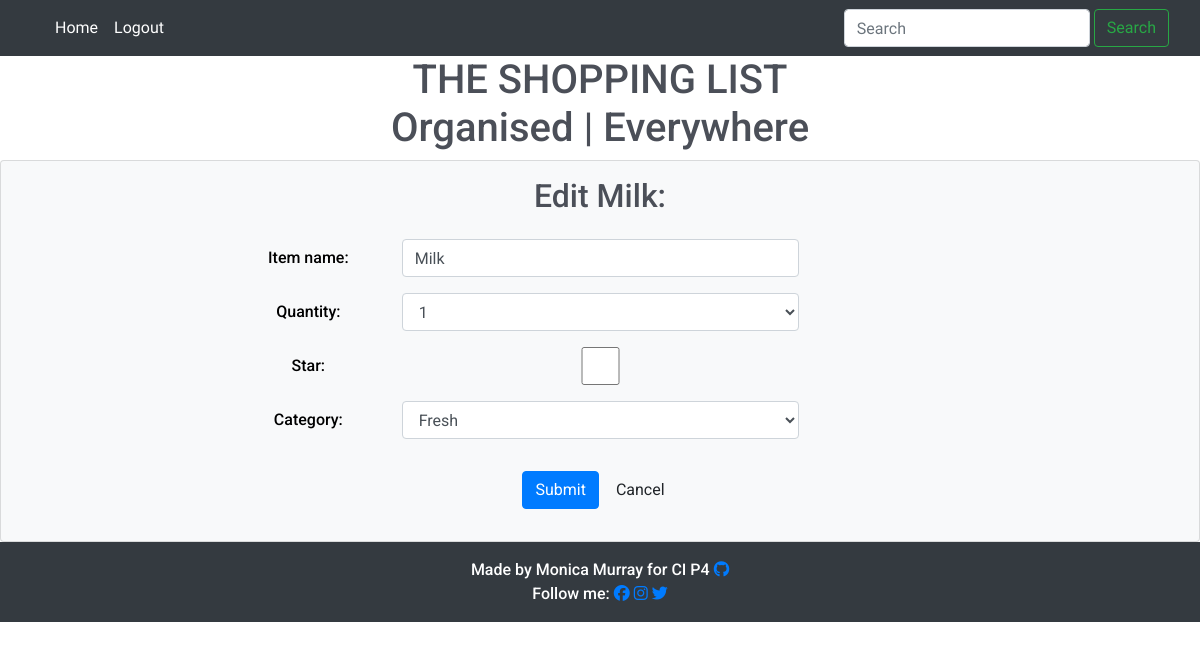
Screenshot of /edit/85/ (signed in) with the database file from the repository.
### list/models.py (models this page shows)
class Entry(models.Model):
    item_name = models.CharField(
        max_length=60, null=False, blank=False, unique=True)
    quantity = models.IntegerField(
        choices=QUANTITY_CHOICES, default='1')
    star = models.BooleanField(default=False)
    user = models.ForeignKey(User, on_delete=models.CASCADE)
    category = models.CharField(
        max_length=20, choices=CATEGORY_CHOICES, default='Fresh')
    added_on = models.DateTimeField(auto_now_add=True)
    check_item_as_done = models.BooleanField(default=False)
    class Meta:
        ordering = ['-added_on', '-star',]
    def __str__(self):
        return self.item_name

### list/views.py (the view, shortened to what this page needs)
# urls.py: path('edit/<int:pk>/', views.EditView.as_view(), name='edit'),
class EditView(UserPassesTestMixin, UpdateView):
    model = Entry
    template_name = 'edit_entry.html'
    form_class = AddForm
    pk_url_kwarg = 'pk'
    success_url = reverse_lazy('home')
    def test_func(self):
        return self.request.user == self.get_object().user

### list/forms.py
class AddForm(forms.ModelForm):
    class Meta:
        model = Entry
        fields = ('item_name', 'quantity', 'star', 'category',)

### templates/edit_entry.html (shortened to what this page needs)
{% extends 'base.html' %}
{% load widget_tweaks %}
{% block content %}
<div class="row justify-content-center">
    <h2 class="text-capitalize mt-3">Edit {{entry}}:</h2>
</div>
<div class="container pt-3">
    <form method="post">
        {% for field in form.visible_fields %}
            <div class="form-group row offset-md-2">
            <label for="{{field.id_for_label}}" class="col-sm-2 col-form-label">{{ field.label }}:</label>
            <div class="col-sm-8">
            {{ field|add_class:'form-control col-sm-8 text-capitalize'}}
            </div>
            </div>
        {% endfor %}
        <div class="form-group pt-3">
        <button type="submit" class="btn btn-primary mb-3">Submit</button>
        <a href="{% url 'home' %}" class="btn btn-default mb-3">Cancel</a>
        </div>
    </form>
</div>
{% endblock %}

### static/css/style.css (style rules this page uses)
body { background-color: #fff; font-family: 'Nanum Myeongjo', 'Roboto', sans-serif; color: #fff; text-align: center; font-weight: 300; }
h1, h2, h3, h4, h5, h6, p { font-family: 'Roboto', sans-serif; color: #4b4f58; font-weight: 500; }
.form-group { font-family: 'Roboto', sans-serif; color: black; font-weight: 500; }

### rows the page displays
Entry: item_name "Milk", visible_fields "milk" "1" "Fresh"

### other values shown
{{ field.label }} "Item name" "Quantity" "Star" "Category"
